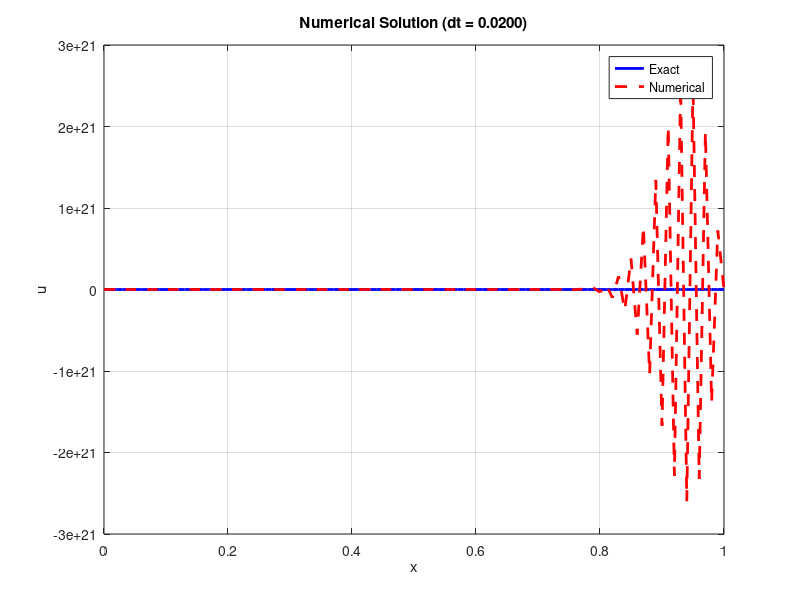
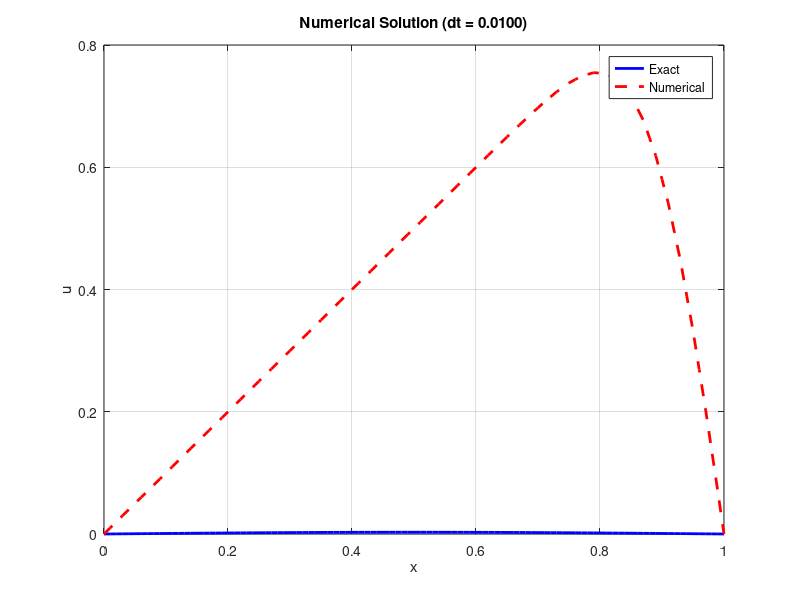
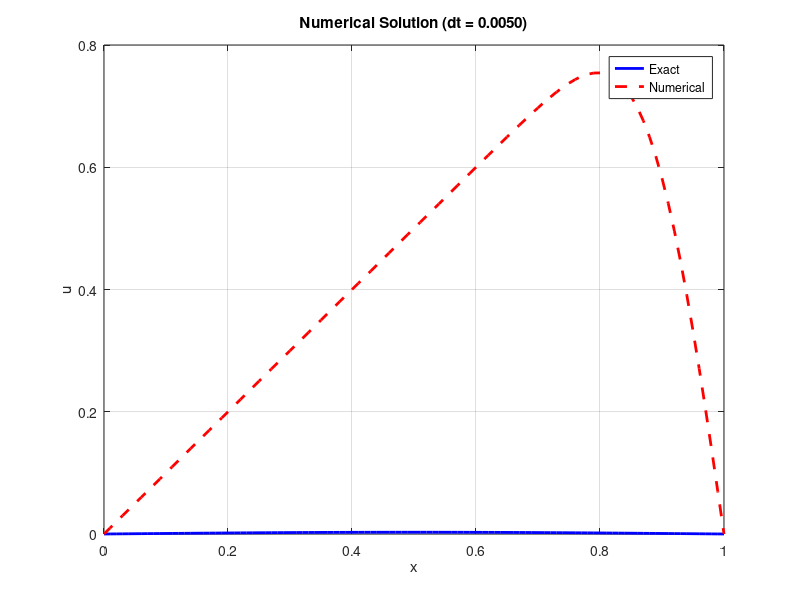

MATLAB code to generate these figures, in order:
T = 1;
J = 100;
D = 0.5;
dx = 0.1;
dt_values = [1/50, 1/100, 1/200];

xcoord = linspace(0, 1, J+1);
vxt_sum = zeros(1, J+1);

% Compute the exact solution and error for different time steps
for dt = dt_values
    Nt = round(T/dt);
    vxt_sum = zeros(1, J+1);

    for k = 1:13
        vxt = 4*(1/((k*pi).^2))*sin(k*pi/2)*sin(k*pi*xcoord)*exp(-D*(k*pi).^2*T);
        vxt_sum = vxt_sum + vxt;
    end
    
    sol_exact = vxt_sum;
    
    % Numerical solution using explicit scheme
    vxt_num = zeros(J+1, 1);
    vxt_num(2:J) = xcoord(2:J);
    
    for n = 1:Nt
        vxt_new = zeros(J+1, 1);
        for j = 2:J
            vxt_new(j) = vxt_num(j) + (dt * D/dx^2) * (vxt_num(j+1) - 2*vxt_num(j) + vxt_num(j-1));
        end
        vxt_num = vxt_new;
    end
    
    % Compute the error
    error = abs(sol_exact - vxt_num);
    
    % Plot the exact and numerical solutions
    figure;
    plot(xcoord, sol_exact, 'b-', 'LineWidth', 2);
    hold on;
    plot(xcoord, vxt_num, 'r--', 'LineWidth', 2);
    hold off;
    xlabel('x');
    ylabel('u');
    title(sprintf('Numerical Solution (dt = %.4f)', dt));
    legend('Exact', 'Numerical');
    grid on;
    
    % Display the error
    fprintf('Error at dt = %.4f: %.6e\n', dt, max(error));
end
